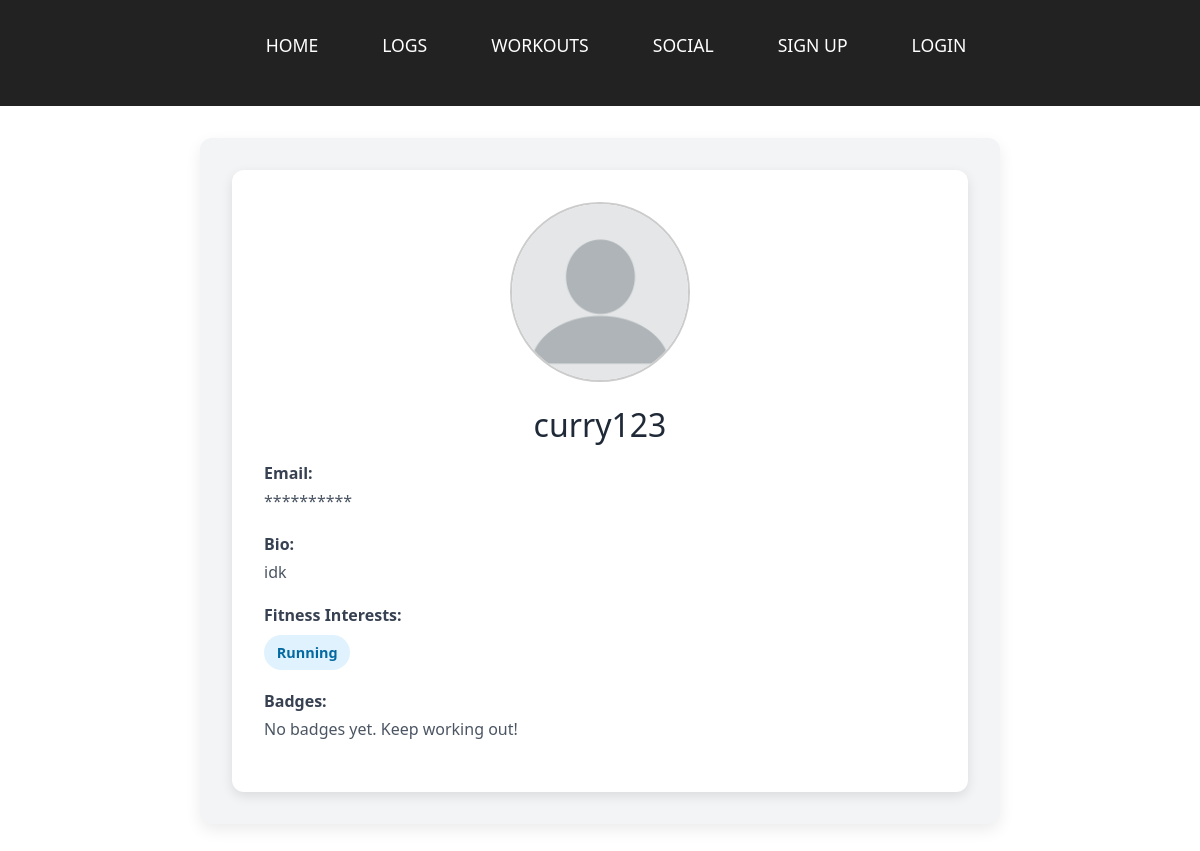
/accounts/view/1/, run on the app's committed database.
### accounts/models.py (models this page shows, shortened)
class FitUser(AbstractUser):
    bio = models.TextField(blank=True)
    profile_picture = models.ImageField(upload_to='profiles/', blank=True)
    friends = models.ManyToManyField('self', blank=True, symmetrical=True)
    friend_requests_sent = models.ManyToManyField(
        'self',
        symmetrical=False,
        related_name='friend_requests_received',
        blank=True
    )
    FITNESS_INTEREST_CHOICES = [
        ('yoga', 'Yoga'),
        ('running', 'Running'),
        ('swimming', 'Swimming'),
        ('weightlifting', 'Weightlifting'),
        ('cycling', 'Cycling'),
        ('crossfit', 'CrossFit'),
        ('pilates', 'Pilates'),
        ('hiking', 'Hiking'),
        ('boxing', 'Boxing'),
        ('martial_arts', 'Martial Arts'),
        ('dance', 'Dance Fitness'),
        ('climbing', 'Rock Climbing'),
        ('rowing', 'Rowing'),
        ('triathlon', 'Triathlon'),
        ('gymnastics', 'Gymnastics'),
        ('powerlifting', 'Powerlifting'),
        ('calisthenics', 'Calisthenics'),
        ('skiing', 'Skiing'),
        ('snowboarding', 'Snowboarding'),
        ('surfing', 'Surfing'),
    ]
    interests = models.JSONField(blank=True, default=list)
    generated_workout = models.JSONField(blank=True, null=True, default=None)
    def get_badges(self):
        badges = []
        workout_count = self.workouts.count()
        if workout_count >= 1:
            badges.append('First Workout')
        if workout_count >= 10:
            badges.append('10 Workouts')
        if workout_count >= 50:
            badges.append('50 Workouts')
        if workout_count >= 100:
            badges.append('100 Workouts')
        account_age = now() - self.date_joined
        if account_age >= timedelta(days=30):
            badges.append('1 Month Member')
        if account_age >= timedelta(days=180):
            badges.append('6 Months Member')
        if account_age >= timedelta(days=365):
            badges.append('1 Year Champion')
        return badges

class Workout(models.Model):
    user = models.ForeignKey(FitUser, on_delete=models.CASCADE, related_name='workouts')
    workout_type = models.CharField(max_length=100)
    duration_minutes = models.PositiveIntegerField()
    calories_burned = models.PositiveIntegerField()
    date = models.DateField(auto_now_add=True)

### accounts/views.py (the view)
# urls.py: path('view/<user_id>/', account_view, name="view"),
def account_view(request, *args, **kwargs):
    user_id = kwargs.get('user_id')
    profile_user = get_object_or_404(FitUser, id=user_id)
    is_self = False
    hide_email = False
    if request.user.is_authenticated:
        if request.user.id == profile_user.id:
            is_self = True
            if request.method == 'POST':
                new_interests = request.POST.getlist('interests')
                profile_user.interests = new_interests
                profile_user.save()
                return redirect('accounts:view', user_id=user_id)
        else:
            if not profile_user.email:
                hide_email = True
    else:
        hide_email = True
    context = {
        'username': profile_user.username,
        'email': profile_user.email,
        'bio': profile_user.bio,
        'profile_picture': profile_user.profile_picture,
        'interests': profile_user.interests,
        'is_self': is_self,
        'hide_email': hide_email,
        'badges': profile_user.get_badges()
    }
    return render(request, 'accounts/account.html', context)

### templates/accounts/account.html
{% extends 'base.html' %}
{% load static %}
{% block head %}
    <link rel="stylesheet" type="text/css" href="{% static 'css/accounts/account.css' %}">
{% endblock %}
{% block content %}
<div class="page-wrapper">
    <div class="profile-section">
        <div class="profile-card">
            <div class="profile-image-container">
                {% if profile_picture %}
                    <img src="{{ profile_picture.url }}" alt="Profile Picture" class="profile-image">
                {% else %}
                    <img src="{% static 'images/BlankProfilePic.webp' %}" alt="Default Profile Picture" class="profile-image">
                {% endif %}
            </div>
            <div class="profile-details">
                <h2>{{ username }}</h2>
                <div class="profile-field">
                    <strong>Email:</strong>
                    {% if is_self %}
                        <span>{{ email }}</span>
                    {% else %}
                        {% if hide_email %}
                            <span>**********</span>
                        {% else %}
                            <span>{{ email }}</span>
                        {% endif %}
                    {% endif %}
                </div>
                <div class="profile-field">
                    <strong>Bio:</strong>
                    <p>
                        {% if bio %}
                            {{ bio }}
                        {% else %}
                            No bio provided.
                        {% endif %}
                    </p>
                </div>
                <div class="profile-field">
                    <strong>Fitness Interests:</strong>
                    {% if is_self %}
                        <form method="post">
                            {% csrf_token %}
                            <div class="interests-container">
                                {% for value, label in user.FITNESS_INTEREST_CHOICES %}
                                    <div class="interest-tag">
                                        <label>
                                            <input type="checkbox" name="interests" value="{{ value }}"
                                                {% if value in interests %}checked{% endif %}>
                                            {{ label }}
                                        </label>
                                    </div>
                                {% endfor %}
                            </div>
                            <button type="submit" class="btn btn-dark mt-2">Save Interests</button>
                        </form>
                    {% else %}
                        {% if interests %}
                            <div class="interests-container">
                                {% for interest in interests %}
                                    <div class="interest-tag">{{ interest|title }}</div>
                                {% endfor %}
                            </div>
                        {% else %}
                            <p>No interests listed.</p>
                        {% endif %}
                    {% endif %}
                </div>
                <div class="profile-field">
                    <strong>Badges:</strong>
                    {% if badges %}
                        <div class="badges-container">
                            {% for badge in badges %}
                                <div class="badge-tag">{{ badge }}</div>
                            {% endfor %}
                        </div>
                    {% else %}
                        <p>No badges yet. Keep working out!</p>
                    {% endif %}
                </div>
            </div>
        </div>
    </div>
</div>
{% endblock %}

### static/css/base.css (style rules this page uses)
* { margin: 0; padding: 0; box-sizing: border-box; }
body { font-weight: 300; font-family: "Lato", Cambria, Cochin, Georgia, Times, 'Times New Roman', serif; background-color: #f4f4f4; color: #333; }

### static/css/accounts/account.css (style rules this page uses)
.page-wrapper { max-width: 800px; margin: 2rem auto; padding: 2rem; background-color: #f3f4f6; border-radius: 12px; box-shadow: 0 6px 16px rgba(0, 0, 0, 0.08); }
.profile-section { display: flex; flex-direction: column; align-items: center; }
.profile-card { background-color: #ffffff; padding: 2rem; border-radius: 12px; width: 100%; box-shadow: 0 4px 12px rgba(0, 0, 0, 0.10); text-align: center; }
.profile-image-container { margin-bottom: 1.5rem; }
.profile-image { width: 180px; height: 180px; border-radius: 50%; object-fit: cover; border: 2px solid #ccc; }
.profile-details { margin-top: 1rem; }
.profile-details h2 { font-size: 2rem; color: #1f2937; margin-bottom: 1rem; }
.profile-field { margin-bottom: 1.2rem; text-align: left; }
.profile-field strong { color: #374151; font-weight: 600; display: block; margin-bottom: 0.25rem; }
.profile-field p, .profile-field span, .profile-field ul { font-size: 1rem; color: #4b5563; }
.interests-container { display: flex; flex-wrap: wrap; gap: 0.5rem; margin-top: 0.5rem; }
.interest-tag { background-color: #e0f2fe; color: #0369a1; padding: 0.4rem 0.8rem; font-size: 0.9rem; font-weight: 600; border-radius: 20px; display: inline-block; white-space: nowrap; }

### data on the page
FitUser: username "curry123", bio "idk"
Workout: workout_type "Running"
